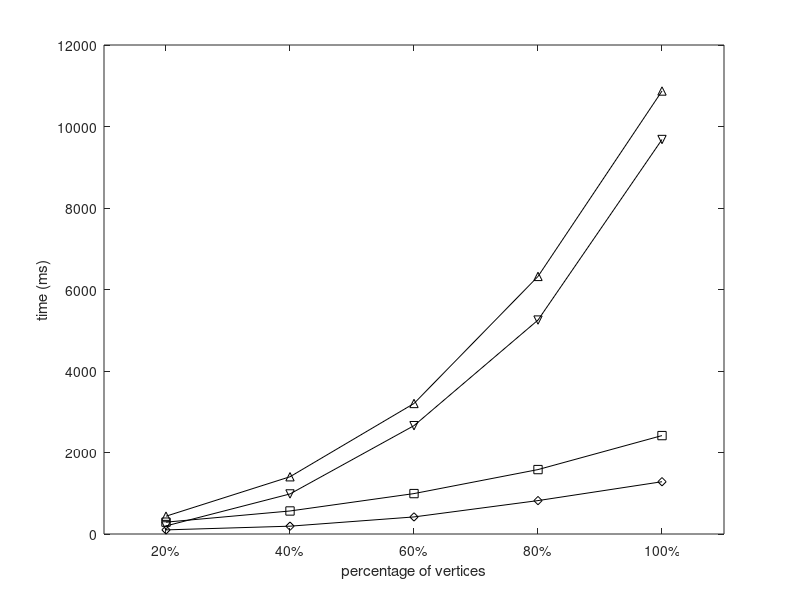

MATLAB code for this plot: (Note: this script raises an error after producing the figure.)
set(gcf,'color',[1, 1, 1]);
set(gcf,'unit','centimeters','position',[10 5 9 7]);

x=[1, 2, 3, 4, 5];
y1 = [437	1405	3203	6321	10871];
y2 = [198	983	2659	5250	9681];
y3 = [291	565	992	1581	2415];
y4 = [101	192	419	820	1283];

p1= plot(x, y1, '-k^');
hold on;
p2 = plot(x, y2, '-kv');
hold on;
p3 = plot(x, y3, '-ks');
hold on;
p4 = plot(x, y4, '-kd');

xlabel('percentage of vertices');
ylabel('time (ms)');

axis([0.5 5.5 0.0 12000]);

set(gca, 'xtick', 1:5, 'XTickLabel', {'20%','40%','60%','80%','100%'});
leg=legend('Basic','Basic-','Advanced', 'Advanced-', 2);
set(leg,'edgecolor','white');

set(gca, 'FontSize', 12);
set(get(gca, 'XLabel'), 'FontSize',12);
set(get(gca, 'YLabel'), 'FontSize',12);
set(findall(gcf,'type','line'),'linewidth',1.5);
set(gca, 'LineWidth', 1.5);